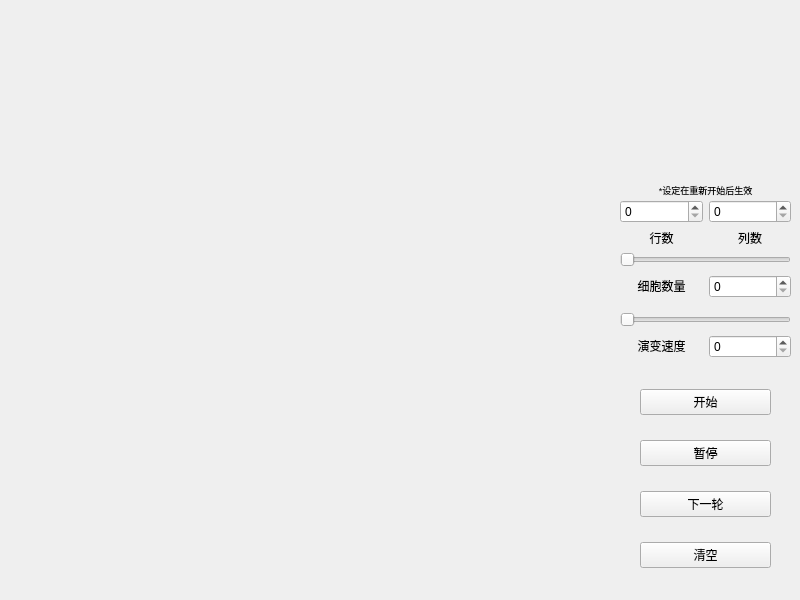
<?xml version="1.0" encoding="UTF-8"?>
<ui version="4.0">
 <class>Widget</class>
 <widget class="QWidget" name="Widget">
  <property name="geometry">
   <rect>
    <x>0</x>
    <y>0</y>
    <width>800</width>
    <height>600</height>
   </rect>
  </property>
  <property name="windowTitle">
   <string>Widget</string>
  </property>
  <widget class="PaintWidget" name="paintWidget" native="true">
   <property name="geometry">
    <rect>
     <x>10</x>
     <y>10</y>
     <width>600</width>
     <height>580</height>
    </rect>
   </property>
  </widget>
  <widget class="QWidget" name="verticalLayoutWidget">
   <property name="geometry">
    <rect>
     <x>640</x>
     <y>370</y>
     <width>131</width>
     <height>221</height>
    </rect>
   </property>
   <layout class="QVBoxLayout" name="verticalLayout">
    <item>
     <widget class="QPushButton" name="startButton">
      <property name="text">
       <string>开始</string>
      </property>
     </widget>
    </item>
    <item>
     <widget class="QPushButton" name="pauseButton">
      <property name="text">
       <string>暂停</string>
      </property>
     </widget>
    </item>
    <item>
     <widget class="QPushButton" name="nextTurnButton">
      <property name="text">
       <string>下一轮</string>
      </property>
     </widget>
    </item>
    <item>
     <widget class="QPushButton" name="clearButton">
      <property name="text">
       <string>清空</string>
      </property>
     </widget>
    </item>
   </layout>
  </widget>
  <widget class="QWidget" name="gridLayoutWidget">
   <property name="geometry">
    <rect>
     <x>620</x>
     <y>200</y>
     <width>171</width>
     <height>47</height>
    </rect>
   </property>
   <layout class="QGridLayout" name="gridLayout">
    <item row="0" column="1">
     <widget class="QSpinBox" name="columnCountBox"/>
    </item>
    <item row="0" column="0">
     <widget class="QSpinBox" name="lineCountBox"/>
    </item>
    <item row="1" column="0">
     <widget class="QLabel" name="label_2">
      <property name="text">
       <string>&lt;html&gt;&lt;head/&gt;&lt;body&gt;&lt;p align=&quot;center&quot;&gt;行数&lt;/p&gt;&lt;/body&gt;&lt;/html&gt;</string>
      </property>
     </widget>
    </item>
    <item row="1" column="1">
     <widget class="QLabel" name="label_3">
      <property name="text">
       <string>&lt;html&gt;&lt;head/&gt;&lt;body&gt;&lt;p align=&quot;center&quot;&gt;列数&lt;/p&gt;&lt;/body&gt;&lt;/html&gt;</string>
      </property>
     </widget>
    </item>
   </layout>
  </widget>
  <widget class="QLabel" name="label_4">
   <property name="geometry">
    <rect>
     <x>620</x>
     <y>180</y>
     <width>171</width>
     <height>20</height>
    </rect>
   </property>
   <property name="text">
    <string>&lt;html&gt;&lt;head/&gt;&lt;body&gt;&lt;p align=&quot;center&quot;&gt;&lt;span style=&quot; font-size:7pt;&quot;&gt;*设定在重新开始后生效&lt;/span&gt;&lt;/p&gt;&lt;/body&gt;&lt;/html&gt;</string>
   </property>
  </widget>
  <widget class="QWidget" name="verticalLayoutWidget_2">
   <property name="geometry">
    <rect>
     <x>620</x>
     <y>250</y>
     <width>171</width>
     <height>51</height>
    </rect>
   </property>
   <layout class="QVBoxLayout" name="verticalLayout_2">
    <item>
     <widget class="QSlider" name="cellCountSlider">
      <property name="orientation">
       <enum>Qt::Horizontal</enum>
      </property>
     </widget>
    </item>
    <item>
     <layout class="QHBoxLayout" name="horizontalLayout">
      <item>
       <widget class="QLabel" name="label">
        <property name="text">
         <string>&lt;html&gt;&lt;head/&gt;&lt;body&gt;&lt;p align=&quot;center&quot;&gt;细胞数量&lt;/p&gt;&lt;/body&gt;&lt;/html&gt;</string>
        </property>
       </widget>
      </item>
      <item>
       <widget class="QSpinBox" name="cellCountBox">
        <property name="minimumSize">
         <size>
          <width>0</width>
          <height>0</height>
         </size>
        </property>
       </widget>
      </item>
     </layout>
    </item>
   </layout>
  </widget>
  <widget class="QWidget" name="verticalLayoutWidget_3">
   <property name="geometry">
    <rect>
     <x>620</x>
     <y>310</y>
     <width>171</width>
     <height>51</height>
    </rect>
   </property>
   <layout class="QVBoxLayout" name="verticalLayout_3">
    <item>
     <widget class="QSlider" name="speedSlider">
      <property name="orientation">
       <enum>Qt::Horizontal</enum>
      </property>
     </widget>
    </item>
    <item>
     <layout class="QHBoxLayout" name="horizontalLayout_3">
      <item>
       <widget class="QLabel" name="speedLabel">
        <property name="text">
         <string>&lt;html&gt;&lt;head/&gt;&lt;body&gt;&lt;p align=&quot;center&quot;&gt;演变速度&lt;/p&gt;&lt;/body&gt;&lt;/html&gt;</string>
        </property>
       </widget>
      </item>
      <item>
       <widget class="QSpinBox" name="speedBox">
        <property name="minimumSize">
         <size>
          <width>50</width>
          <height>0</height>
         </size>
        </property>
       </widget>
      </item>
     </layout>
    </item>
   </layout>
  </widget>
 </widget>
 <customwidgets>
  <customwidget>
   <class>PaintWidget</class>
   <extends>QWidget</extends>
   <header location="global">paintwidget.h</header>
   <container>1</container>
  </customwidget>
 </customwidgets>
 <resources/>
 <connections/>
 <slots>
  <slot>onStartButtonClicked()</slot>
  <slot>onPauseButtonClicked()</slot>
  <slot>onNextTurnButtonClicked()</slot>
  <slot>onClearButtonClicked()</slot>
 </slots>
</ui>
